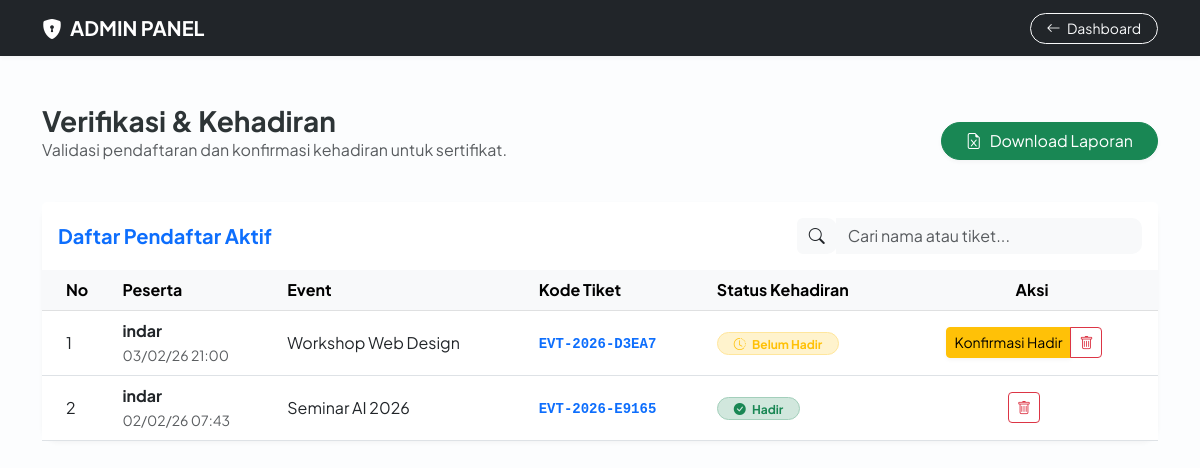
The page /verifikasi_peserta.php (signed in) on the database its author committed.
### tables this page shows
CREATE TABLE `pendaftaran` (
  `id` int(11) NOT NULL,
  `user_id` int(11) NOT NULL,
  `event_id` int(11) NOT NULL,
  `kode_tiket` varchar(20) NOT NULL,
  `tgl_daftar` timestamp NOT NULL DEFAULT current_timestamp(),
  `status_kehadiran` enum('Belum Hadir','Hadir') DEFAULT 'Belum Hadir'
);

CREATE TABLE `users` (
  `id` int(11) NOT NULL,
  `username` varchar(50) NOT NULL,
  `password` varchar(255) NOT NULL,
  `jawaban_keamanan` varchar(255) DEFAULT NULL,
  `created_at` timestamp NOT NULL DEFAULT current_timestamp()
);

CREATE TABLE `events` (
  `id` int(11) NOT NULL,
  `nama_event` varchar(100) NOT NULL,
  `kategori` enum('Seminar','Workshop','Lomba') NOT NULL,
  `tanggal` date NOT NULL,
  `kuota` int(11) NOT NULL,
  `status` enum('Aktif','Selesai') DEFAULT 'Aktif'
);

### verifikasi_peserta.php (the view, shortened to what this page needs)
<?php
include 'config/db.php';
$query = "SELECT p.id, u.username, e.nama_event, p.kode_tiket, p.tgl_daftar, p.status_kehadiran
          FROM pendaftaran p
          JOIN users u ON p.user_id = u.id
          JOIN events e ON p.event_id = e.id
          ORDER BY p.tgl_daftar DESC";
$result = mysqli_query($conn, $query);
include 'layout/header.php';
?>
<nav class="navbar navbar-expand-lg navbar-dark bg-dark shadow-sm">
    <div class="container">
        <a class="navbar-brand fw-bold" href="admin_dashboard.php"><i class="bi bi-shield-lock-fill me-2"></i>ADMIN PANEL</a>
        <div class="navbar-nav ms-auto">
            <a href="admin_dashboard.php" class="btn btn-outline-light btn-sm rounded-pill px-3">
                <i class="bi bi-arrow-left me-1"></i> Dashboard
            </a>
        </div>
    </div>
</nav>
<div class="container py-5">
    <div class="row mb-4 align-items-center">
        <div class="col-md-6">
            <h3 class="fw-bold mb-0">Verifikasi & Kehadiran</h3>
            <p class="text-muted">Validasi pendaftaran dan konfirmasi kehadiran untuk sertifikat.</p>
        </div>
        <div class="col-md-6 text-md-end">
            <a href="export_excel.php" class="btn btn-success rounded-pill px-4 shadow-sm">
                <i class="bi bi-file-earmark-excel me-2"></i>Download Laporan
            </a>
        </div>
    </div>
    <div class="card border-0 shadow-sm rounded-4">
        <div class="card-header bg-white py-3 border-0">
            <div class="row align-items-center">
                <div class="col-md-8">
                    <h5 class="mb-0 fw-bold text-primary">Daftar Pendaftar Aktif</h5>
                </div>
                <div class="col-md-4">
                    <div class="input-group">
                        <span class="input-group-text bg-light border-0"><i class="bi bi-search"></i></span>
                        <input type="text" id="searchInput" class="form-control bg-light border-0" placeholder="Cari nama atau tiket...">
                    </div>
                </div>
            </div>
        </div>
        <div class="card-body p-0">
            <div class="table-responsive">
                <table class="table table-hover align-middle mb-0" id="pendaftarTable">
                    <thead class="table-light">
                        <tr>
                            <th class="ps-4">No</th>
                            <th>Peserta</th>
                            <th>Event</th>
                            <th>Kode Tiket</th>
                            <th>Status Kehadiran</th>
                            <th class="text-center">Aksi</th>
                        </tr>
                    </thead>
                    <tbody>
                        <?php
                        $no = 1;
                        while($row = mysqli_fetch_assoc($result)) :
                        ?>
                        <tr>
                            <td class="ps-4"><?= $no++; ?></td>
                            <td>
                                <div class="fw-bold text-dark"><?= htmlspecialchars($row['username']); ?></div>
                                <small class="text-muted"><?= date('d/m/y H:i', strtotime($row['tgl_daftar'])); ?></small>
                            </td>
                            <td><?= htmlspecialchars($row['nama_event']); ?></td>
                            <td>
                                <code class="fw-bold text-primary"><?= $row['kode_tiket']; ?></code>
                            </td>
                            <td>
                                <?php if($row['status_kehadiran'] == 'Hadir') : ?>
                                    <span class="badge bg-success-subtle text-success border border-success-subtle rounded-pill px-3">
                                        <i class="bi bi-check-circle-fill me-1"></i> Hadir
                                    </span>
                                <?php else : ?>
                                    <span class="badge bg-warning-subtle text-warning border border-warning-subtle rounded-pill px-3">
                                        <i class="bi bi-clock-history me-1"></i> Belum Hadir
                                    </span>
                                <?php endif; ?>
                            </td>
                            <td class="text-center pe-4">
                                <div class="btn-group">
                                    <?php if($row['status_kehadiran'] != 'Hadir') : ?>
                                        <a href="auth/konfirmasi_kehadiran.php?id=<?= $row['id']; ?>"
                                           class="btn btn-sm btn-warning shadow-sm"
                                           onclick="return confirm('Konfirmasi kehadiran peserta ini? Sertifikat akan otomatis tersedia untuk mereka.')">
                                            Konfirmasi Hadir
                                        </a>
                                    <?php endif; ?>
                                    <a href="auth/hapus_pendaftaran.php?id=<?= $row['id']; ?>"
                                       class="btn btn-sm btn-outline-danger"
                                       onclick="return confirm('Hapus pendaftaran ini?')">
                                        <i class="bi bi-trash"></i>
                                    </a>
                                </div>
                            </td>
                        </tr>
                        <?php endwhile; ?>
                    </tbody>
                </table>
            </div>
        </div>
    </div>
</div>
<?php include 'layout/footer.php'; ?>

### css/style.css (style rules this page uses)
body { background-color: #f8f9fa; }
.input-group-text { background: white; border-left: none; cursor: pointer; border-top-right-radius: 10px !important; border-bottom-right-radius: 10px !important; }
.form-control { border-right: none; border-radius: 10px; }

### layout/header.php (style rules this page uses)
:root { --primary-color: #0d6efd; }
body { font-family: 'Plus Jakarta Sans', sans-serif; background-color: #fcfdfe; color: #2d3436; }
.card { border-radius: 15px; border: none; }
.shadow-sm { box-shadow: 0 0.125rem 0.25rem rgba(0, 0, 0, 0.04) !important; }

### rows shown on the page
pendaftaran: user.username "indar", tgl_daftar "03/02/26 21:00", event.nama_event "Workshop Web Design", kode_tiket "EVT-2026-D3EA7", status_kehadiran "Belum Hadir" (drawn)
pendaftaran: user.username "indar", tgl_daftar "02/02/26 07:43", event.nama_event "Seminar AI 2026", kode_tiket "EVT-2026-E9165", status_kehadiran "Hadir" (drawn)
